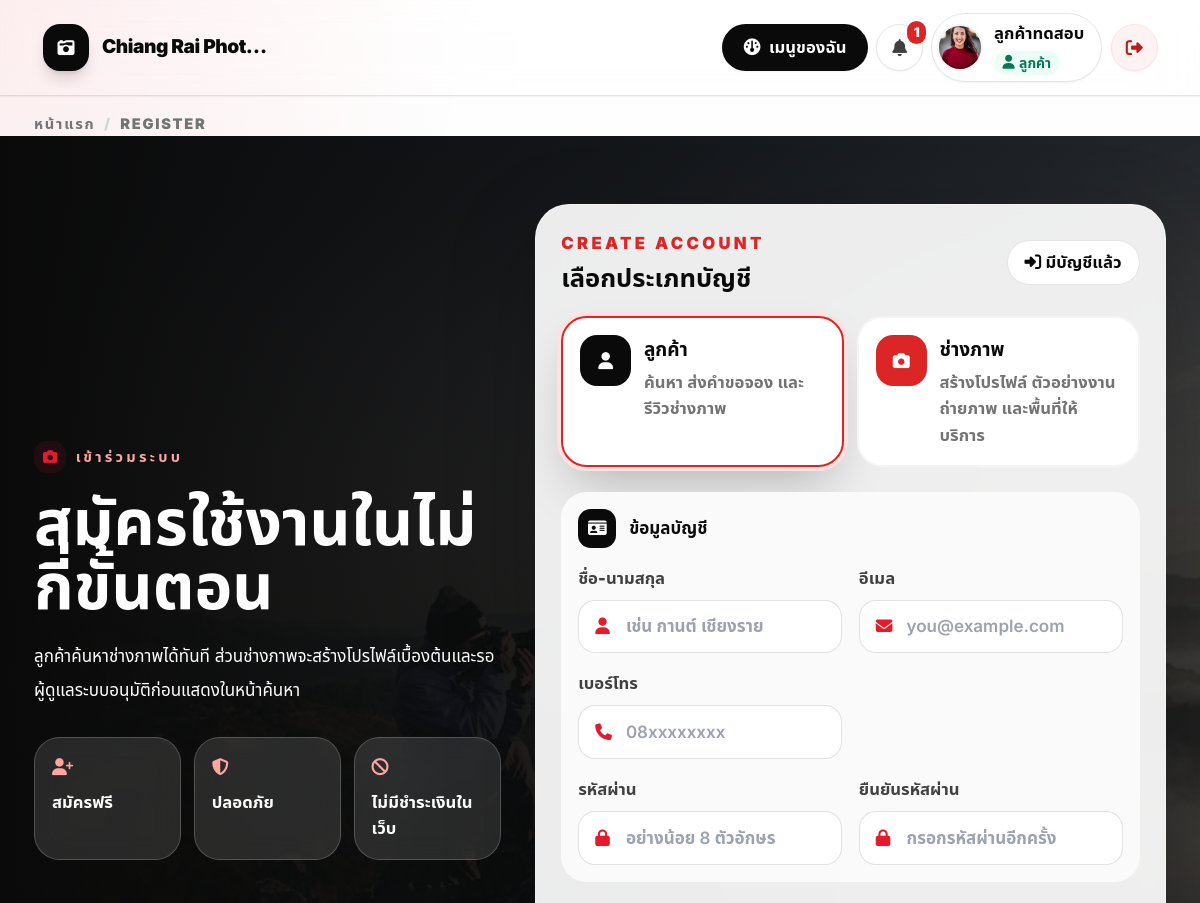
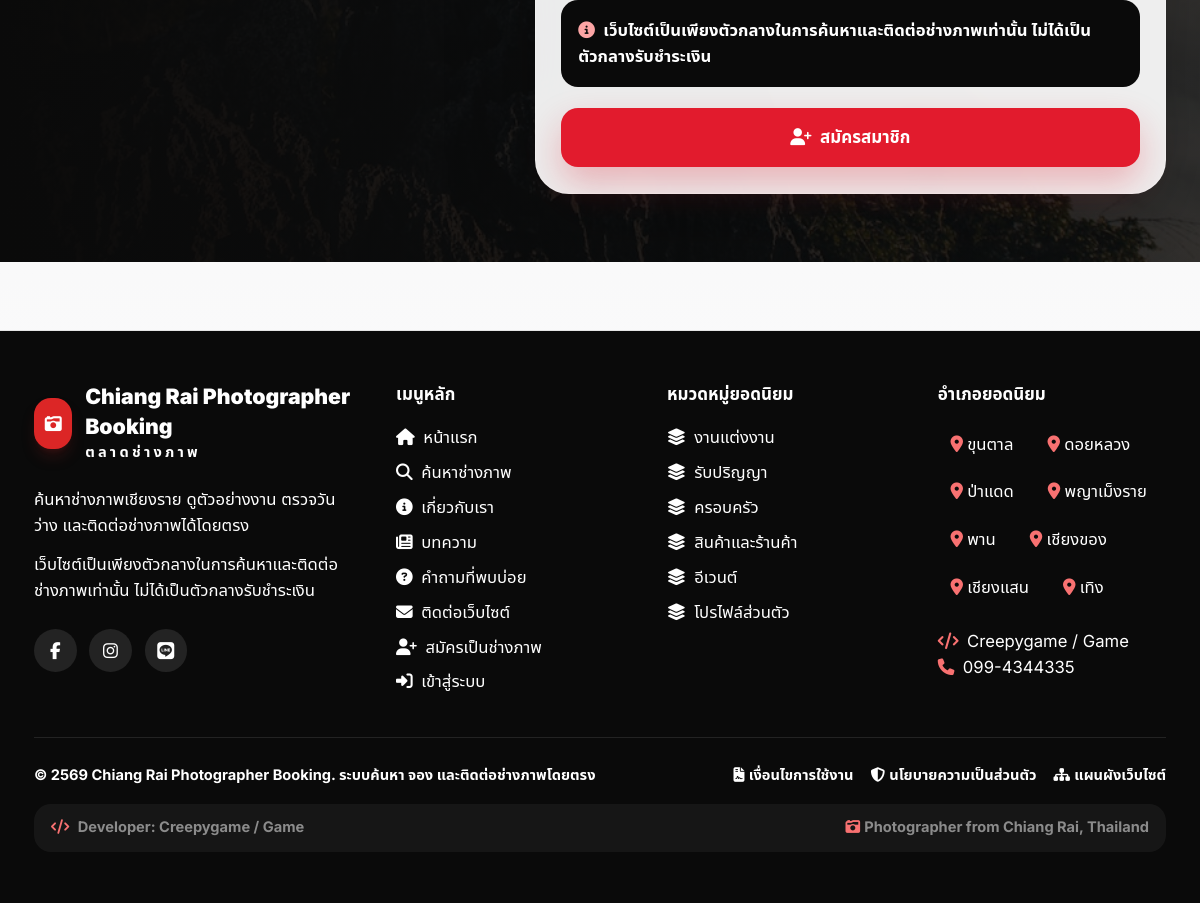
Page /register.php (signed in) on the committed database (2 pictures, top to bottom).
### tables this page shows
CREATE TABLE users (
  id INT UNSIGNED AUTO_INCREMENT PRIMARY KEY,
  role_id INT UNSIGNED NOT NULL,
  name VARCHAR(150) NOT NULL,
  email VARCHAR(190) NOT NULL,
  phone VARCHAR(50) NULL,
  password VARCHAR(255) NOT NULL,
  avatar VARCHAR(255) NULL,
  status ENUM('active','pending','suspended') NOT NULL DEFAULT 'active',
  email_verified_at DATETIME NULL,
  last_login_at DATETIME NULL,
  remember_token VARCHAR(100) NULL,
  created_at TIMESTAMP NULL DEFAULT CURRENT_TIMESTAMP,
  updated_at TIMESTAMP NULL DEFAULT CURRENT_TIMESTAMP ON UPDATE CURRENT_TIMESTAMP,
  deleted_at DATETIME NULL,
  UNIQUE KEY uk_users_email (email),
  KEY idx_users_role (role_id),
  KEY idx_users_status (status),
  CONSTRAINT fk_users_role FOREIGN KEY (role_id) REFERENCES roles(id)
);

CREATE TABLE roles (
  id INT UNSIGNED AUTO_INCREMENT PRIMARY KEY,
  name VARCHAR(50) NOT NULL UNIQUE,
  display_name VARCHAR(100) NOT NULL,
  created_at TIMESTAMP NULL DEFAULT CURRENT_TIMESTAMP,
  updated_at TIMESTAMP NULL DEFAULT CURRENT_TIMESTAMP ON UPDATE CURRENT_TIMESTAMP
);

CREATE TABLE settings (
  id INT UNSIGNED AUTO_INCREMENT PRIMARY KEY,
  setting_key VARCHAR(120) NOT NULL,
  setting_value TEXT NULL,
  created_at TIMESTAMP NULL DEFAULT CURRENT_TIMESTAMP,
  updated_at TIMESTAMP NULL DEFAULT CURRENT_TIMESTAMP ON UPDATE CURRENT_TIMESTAMP,
  UNIQUE KEY uk_settings_key (setting_key)
);

CREATE TABLE service_categories (
  id INT UNSIGNED AUTO_INCREMENT PRIMARY KEY,
  name VARCHAR(120) NOT NULL,
  slug VARCHAR(160) NOT NULL,
  icon VARCHAR(80) NULL,
  description TEXT NULL,
  is_active TINYINT(1) NOT NULL DEFAULT 1,
  sort_order INT NOT NULL DEFAULT 0,
  created_at TIMESTAMP NULL DEFAULT CURRENT_TIMESTAMP,
  updated_at TIMESTAMP NULL DEFAULT CURRENT_TIMESTAMP ON UPDATE CURRENT_TIMESTAMP,
  deleted_at TIMESTAMP NULL DEFAULT NULL,
  UNIQUE KEY uk_service_categories_slug (slug),
  KEY idx_service_categories_active (is_active, sort_order),
  KEY idx_service_categories_deleted (deleted_at)
);

CREATE TABLE districts (
  id INT UNSIGNED AUTO_INCREMENT PRIMARY KEY,
  province_name VARCHAR(100) NOT NULL DEFAULT 'เชียงราย',
  district_name VARCHAR(100) NOT NULL,
  latitude DECIMAL(10,7) NOT NULL,
  longitude DECIMAL(10,7) NOT NULL,
  is_active TINYINT(1) NOT NULL DEFAULT 1,
  created_at TIMESTAMP NULL DEFAULT CURRENT_TIMESTAMP,
  updated_at TIMESTAMP NULL DEFAULT CURRENT_TIMESTAMP ON UPDATE CURRENT_TIMESTAMP,
  UNIQUE KEY uk_district_name (province_name, district_name),
  KEY idx_district_active (is_active)
);

### register.php (the view, shortened to what the rows shown need)
<?php
require_once __DIR__ . '/includes/functions.php';
$allowPhotographer = setting('allow_photographer_registration', '1') === '1';
$selectedAccountType = 'customer';
include __DIR__ . '/includes/header.php';
?>
<section class="relative overflow-hidden bg-neutral-950 text-white">
    <div class="relative stock-shell grid gap-8 px-4 py-12 sm:px-6 lg:grid-cols-[.85fr_1.15fr] lg:px-8 lg:py-16">
        <div class="flex flex-col justify-center">
            <h1 class="mt-4 text-4xl font-black leading-tight sm:text-6xl">สมัครใช้งานในไม่กี่ขั้นตอน</h1>
        </div>
        <form method="post" id="registerForm" class="glass-panel rounded-[2rem] p-4 text-neutral-950 sm:p-6" data-initial-role="<?= h($selectedAccountType) ?>">
            <div class="flex flex-wrap items-center justify-between gap-4">
                <div>
                    <h2 class="mt-1 text-2xl font-black">เลือกประเภทบัญชี</h2>
                </div>
            </div>
        </form>
    </div>
</section>
<?php include __DIR__ . '/includes/footer.php'; ?>

### includes/navbar.php (shortened to what the rows shown need)
<?php
$me = current_user();
$unreadCount = 0;
$roleIcon = 'fa-user';
$roleLabel = '';
$roleClass = 'bg-neutral-100 text-neutral-700';
$userInitial = '';
$userAvatarUrl = '';
$workspacePath = '/login.php';
$workspaceLabel = 'เมนูของฉัน';
$workspaceIcon = 'fa-gauge';
$roleHomePath = '/login.php';
$notificationsHref = '/notifications.php';
$siteName = setting('site_name', 'Chiang RaiPhoto');
$siteLogo = setting('logo', '');
if ($me) {
    $unreadCount = unread_notifications_count((int)$me['id']);
    $workspacePath = user_workspace_path($me);
    $roleHomePath = dashboard_path((string)$me['role_name']);
    if ($me['role_name'] === 'customer') {
        $notificationsHref = '/customer/notifications.php';
    }
    $roleLabel = (string)$me['role_display'];
    $userInitial = mb_substr((string)$me['name'], 0, 1, 'UTF-8');
    $userAvatarUrl = user_avatar_url($me);
    if ($me['role_name'] === 'customer') {
        $roleIcon = 'fa-user';
        $roleClass = 'bg-emerald-50 text-emerald-700';
    }
}
?>
<nav class="sticky top-0 z-40 border-b border-black/10 bg-white/92 shadow-sm backdrop-blur-xl">
    <div class="mx-auto flex w-full max-w-[1880px] items-center gap-6 px-5 py-3 sm:px-7 lg:px-10">
        <div class="ml-auto hidden shrink-0 items-center gap-2 md:flex 2xl:gap-3">
            <?php if ($me): ?>
                <a class="inline-flex h-11 items-center rounded-full bg-neutral-950 px-5 text-sm font-black text-white shadow-sm transition hover:-translate-y-0.5 hover:bg-red-600 hover:shadow-lg" href="<?= h($workspacePath) ?>" title="<?= h($workspaceLabel) ?>">
                    <i class="fa-solid <?= h($workspaceIcon) ?> mr-2"></i><?= h($workspaceLabel) ?>
                </a>
                <a class="relative grid h-11 w-11 place-items-center rounded-full border border-neutral-200 bg-white text-neutral-700 shadow-sm transition hover:bg-neutral-950 hover:text-white" href="<?= h($notificationsHref) ?>" title="แจ้งเตือน">
                    <i class="fa-solid fa-bell"></i>
                    <?php if ($unreadCount > 0): ?>
                        <span class="absolute -right-1 -top-1 rounded-full bg-red-600 px-1.5 py-0.5 text-[10px] font-black text-white">
                            <?= $unreadCount ?>
                        </span>
                    <?php endif; ?>
                </a>
                <a class="flex min-w-0 items-center gap-3 rounded-full border border-neutral-200 bg-white py-1.5 pl-1.5 pr-4 shadow-sm transition hover:-translate-y-0.5 hover:border-neutral-300 hover:shadow-lg" href="<?= h($roleHomePath) ?>" title="กลับไปแดชบอร์ดหลัก">
                    <?php if ($userAvatarUrl !== ''): ?>
                        <img class="h-10 w-10 shrink-0 rounded-full object-cover ring-2 ring-neutral-100" src="<?= h($userAvatarUrl) ?>" alt="<?= h($me['name']) ?>">
                    <?php else: ?>
                        <span class="grid h-10 w-10 shrink-0 place-items-center rounded-full bg-neutral-950 text-sm font-black text-white">
                            <?= h($userInitial) ?>
                        </span>
                    <?php endif; ?>
                    <span class="min-w-0 leading-tight">
                        <span class="block max-w-[170px] truncate text-sm font-black text-neutral-950"><?= h($me['name']) ?></span>
                        <span class="mt-1 inline-flex items-center rounded-full px-2 py-0.5 text-[11px] font-black <?= h($roleClass) ?>">
                            <i class="fa-solid <?= h($roleIcon) ?> mr-1"></i><?= h($roleLabel) ?>
                        </span>
                    </span>
                </a>
                <a class="grid h-11 w-11 place-items-center rounded-full border border-red-100 bg-red-50 text-red-700 shadow-sm transition hover:bg-red-600 hover:text-white" href="/logout.php" title="ออกจากระบบ">
                    <i class="fa-solid fa-right-from-bracket"></i>
                </a>
            <?php endif; ?>
        </div>
    </div>
</nav>

### includes/footer.php (shortened to what the rows shown need)
</main>
<?php
$footerData = footer_public_data();
$footerCategories = $footerData['categories'];
$footerDistricts = $footerData['districts'];
$footerSiteName = setting('site_name', APP_NAME);
$footerText = setting('footer_text', '');
$footerPaymentDisclaimer = trim(setting('payment_disclaimer', PAYMENT_DISCLAIMER));
?>
<footer class="mt-16 border-t border-neutral-200 bg-neutral-950 text-white">
    <div class="stock-shell px-4 py-12 sm:px-6 lg:px-8">
        <div class="grid gap-10 lg:grid-cols-[1.4fr_1fr_1fr_1fr]">
            <div>
                <div class="flex items-center gap-3">
                    <div>
                        <div class="text-xl font-black text-white"><?= h($footerSiteName) ?></div>
                        <p class="text-xs font-black uppercase tracking-[0.22em] text-white/38">ตลาดช่างภาพ</p>
                    </div>
                </div>
            </div>
                    <?= clean_context_button('/register.php', ['role' => 'photographer'], '<i class="fa-solid fa-user-plus mr-2"></i>สมัครเป็นช่างภาพ', 'text-left hover:text-red-400') ?>
            <div>
                <div class="mt-4 grid gap-2 text-sm text-white/62">
                    <?php foreach ($footerCategories as $category): ?>
                        <?= clean_context_button('/photographers.php', ['category_id' => (int)$category['id']], '<i class="fa-solid fa-layer-group mr-2"></i>' . h($category['name']), 'text-left hover:text-red-400') ?>
                    <?php endforeach; ?>
                </div>
            </div>
            <div>
                <div class="mt-4 flex flex-wrap gap-2 text-sm text-white/62">
                    <?php foreach ($footerDistricts as $district): ?>
                        <span class="rounded-full bg-white/8 px-3 py-1.5"><i class="fa-solid fa-location-dot mr-1 text-red-400"></i><?= h($district['district_name']) ?></span>
                    <?php endforeach; ?>
                </div>
            </div>
        </div>
        <div class="mt-10 flex flex-wrap justify-between gap-4 border-t border-white/10 pt-6 text-xs font-bold text-white/42">
            <span>© <?= current_be_year() ?> <?= h(setting('site_name', APP_NAME)) ?>. ระบบค้นหา จอง และติดต่อช่างภาพโดยตรง</span>
            <span class="flex flex-wrap gap-4">
                <a href="/terms.php" class="hover:text-red-400"><i class="fa-solid fa-file-contract mr-1"></i>เงื่อนไขการใช้งาน</a>
                <a href="/privacy.php" class="hover:text-red-400"><i class="fa-solid fa-shield-halved mr-1"></i>นโยบายความเป็นส่วนตัว</a>
                <a href="/sitemap.php" class="hover:text-red-400"><i class="fa-solid fa-sitemap mr-1"></i>แผนผังเว็บไซต์</a>
            </span>
        </div>
    </div>
</footer>
</body>
</html>

### includes/functions.php (shortened to what the rows shown need)
<?php
require_once __DIR__ . '/../config/database.php';
function h($value): string
{
    return htmlspecialchars((string)$value, ENT_QUOTES, 'UTF-8');
}
function request_cache_remember(string $key, callable $resolver)
{
    static $cache = [];
    if (array_key_exists($key, $cache)) {
        return $cache[$key];
    }
    $cache[$key] = $resolver();
    return $cache[$key];
}
function app_cache_file(string $key): string
{
    return rtrim(CACHE_PATH, '/\\') . '/' . sha1($key) . '.cache';
}
function cache_remember(string $key, int $ttlSeconds, callable $resolver)
{
    $file = app_cache_file($key);
    $value = $resolver();
    $dir = dirname($file);
    if (is_dir($dir) && is_writable($dir)) {
        $tmp = $file . '.' . getmypid() . '.tmp';
    }
    return $value;
}
function clean_context_path(?string $path = null): string
{
    if ($path === null) {
        $path = (string)($_SERVER['REQUEST_URI'] ?? '/');
    }
    $parsedPath = parse_url($path, PHP_URL_PATH);
    return $parsedPath;
}
function clean_context_inputs(array $params): string
{
    $html = '<input type="hidden" name="__context_nav" value="1">';
    $html .= csrf_field();
    foreach ($params as $key => $value) {
        $html .= '<input type="hidden" name="' . h($key) . '" value="' . h($value) . '">';
    }
    return $html;
}
function clean_context_button(string $path, array $params, string $content, string $buttonClass = '', string $formClass = 'inline', string $formAttrs = ''): string
{
    return '<form method="post" action="' . h(clean_context_path($path)) . '" class="' . h($formClass) . '" ' . $formAttrs . '>'
        . clean_context_inputs($params)
        . '<button type="submit" class="' . h($buttonClass) . '">' . $content . '</button>'
        . '</form>';
}
function auth_session_expired(): bool
{
    return (time() - (int)$_SESSION['last_activity_at']) >= SESSION_TIMEOUT_SECONDS;
}
function current_user(): ?array
{
    $stmt = db()->prepare('SELECT u.*, r.name AS role_name, r.display_name AS role_display FROM users u JOIN roles r ON r.id = u.role_id WHERE u.id = ? AND u.deleted_at IS NULL LIMIT 1');
    $stmt->execute([(int)$_SESSION['user_id']]);
    $user = $stmt->fetch() ?: false;
    return $user ?: null;
}
function dashboard_path(string $role): string
{
    return '/customer/dashboard.php';
}
function user_workspace_path(array $user): string
{
    $role = (string)($user['role_name'] ?? '');
    return dashboard_path($role);
}
function setting(string $key, string $default = ''): string
{
    return (string)request_cache_remember('setting:' . $key . ':' . $default, function () use ($key, $default) {
        $stmt = db()->prepare('SELECT setting_value FROM settings WHERE setting_key = ? LIMIT 1');
        $stmt->execute([$key]);
        $value = $stmt->fetchColumn();
        return $value === false ? $default : (string)$value;
    });
}
function db_fetch_all(string $sql, array $params = []): array
{
    $stmt = db()->prepare($sql);
    $stmt->execute($params);
    return $stmt->fetchAll();
}
function unread_notifications_count(int $userId): int
{
    return (int)request_cache_remember('unread_notifications_count:' . $userId, function () use ($userId) {
        $stmt = db()->prepare('SELECT COUNT(*) FROM notifications WHERE user_id = ? AND is_read = 0');
        $stmt->execute([$userId]);
        return (int)$stmt->fetchColumn();
    });
}
function user_avatar_url(array $user): string
{
    $role = (string)($user['role_name'] ?? '');
    $fallback = '/assets/uploads/seed/photo-1494790108377-be9c29b29330.jpg';
    $imagePath = (string)($user['avatar'] ?? '');
    return public_image($imagePath, $fallback);
}
function public_image(?string $path, string $fallback): string
{
    if (!$path) {
        return normalize_local_image_fallback($fallback);
    }
    return '/assets/uploads/' . ltrim($path, '/');
}
function normalize_local_image_fallback(string $fallback): string
{
    if (strpos($fallback, '/assets/uploads/') === 0) {
        return $fallback;
    }
    return $fallback;
}
function current_be_year(): int
{
    return (int)date('Y') + 543;
}
function footer_public_data(): array
{
    return cache_remember('footer_public_data_v2', 300, function () {
        ensure_service_categories_deleted_at_column();
        return [
            'categories' => db_fetch_all('SELECT id, name, slug FROM service_categories WHERE is_active = 1 AND deleted_at IS NULL ORDER BY sort_order, name LIMIT 6'),
            'districts' => db_fetch_all('SELECT district_name FROM districts WHERE is_active = 1 ORDER BY district_name LIMIT 8'),
        ];
    });
}
function ensure_service_categories_deleted_at_column(): void
{
    static $checked = false;
    if ($checked) {
        return;
    }
    $checked = true;
}

### rows in the picture
users: name "ลูกค้าทดสอบ", role.display_name "ลูกค้า"
settings: setting_value "Chiang Rai Photographer Booking"
service_categories: content "งานแต่งงาน"
service_categories: content "รับปริญญา"
service_categories: content "ครอบครัว"
service_categories: content "สินค้าและร้านค้า"
service_categories: content "อีเวนต์"
service_categories: content "โปรไฟล์ส่วนตัว"
districts: district_name "ขุนตาล"
districts: district_name "ดอยหลวง"
districts: district_name "ป่าแดด"
districts: district_name "พญาเม็งราย"
districts: district_name "พาน"
districts: district_name "เชียงของ"
districts: district_name "เชียงแสน"
districts: district_name "เทิง"

### other values in the picture
$siteName "Chiang Rai Phot…"
$workspaceLabel "เมนูของฉัน"
$unreadCount "1"
$label "REGISTER"
PAYMENT_DISCLAIMER "เว็บไซต์เป็นเพียงตัวกลางในการค้นหาและติดต่อช่างภาพเท่านั้น ไม่ได้เป็นตัวกลางรับชำระเงิน"
$footerText "ค้นหาช่างภาพเชียงราย ดูตัวอย่างงาน ตรวจวันว่าง และติดต่อช่างภาพได้โดยตรง"
$footerPaymentDisclaimer "เว็บไซต์เป็นเพียงตัวกลางในการค้นหาและติดต่อช่างภาพเท่านั้น ไม่ได้เป็นตัวกลางรับชำระเงิน"
$content "สมัครเป็นช่างภาพ"
current_be_year() "2569"
